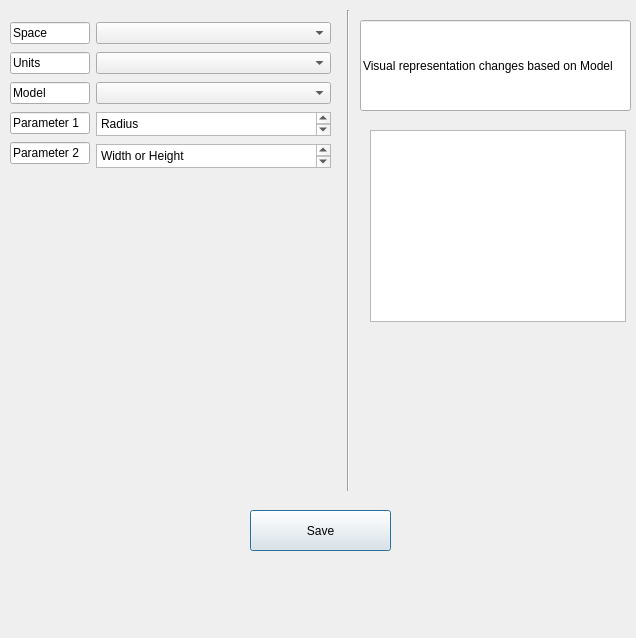
<?xml version="1.0" encoding="UTF-8"?>
<ui version="4.0">
 <class>Dialog</class>
 <widget class="QDialog" name="Dialog">
  <property name="geometry">
   <rect>
    <x>0</x>
    <y>0</y>
    <width>636</width>
    <height>638</height>
   </rect>
  </property>
  <property name="windowTitle">
   <string>Dialog</string>
  </property>
  <widget class="QLineEdit" name="lineEdit_6">
   <property name="geometry">
    <rect>
     <x>360</x>
     <y>20</y>
     <width>271</width>
     <height>91</height>
    </rect>
   </property>
   <property name="sizePolicy">
    <sizepolicy hsizetype="Expanding" vsizetype="Fixed">
     <horstretch>0</horstretch>
     <verstretch>0</verstretch>
    </sizepolicy>
   </property>
   <property name="tabletTracking">
    <bool>false</bool>
   </property>
   <property name="text">
    <string>Visual representation changes based on Model</string>
   </property>
   <property name="frame">
    <bool>true</bool>
   </property>
   <property name="dragEnabled">
    <bool>false</bool>
   </property>
   <property name="readOnly">
    <bool>true</bool>
   </property>
  </widget>
  <widget class="Line" name="line">
   <property name="geometry">
    <rect>
     <x>340</x>
     <y>10</y>
     <width>16</width>
     <height>481</height>
    </rect>
   </property>
   <property name="orientation">
    <enum>Qt::Orientation::Vertical</enum>
   </property>
  </widget>
  <widget class="QPushButton" name="btn_save">
   <property name="geometry">
    <rect>
     <x>250</x>
     <y>510</y>
     <width>141</width>
     <height>41</height>
    </rect>
   </property>
   <property name="text">
    <string>Save</string>
   </property>
  </widget>
  <widget class="QGraphicsView" name="graphicsView">
   <property name="geometry">
    <rect>
     <x>370</x>
     <y>130</y>
     <width>256</width>
     <height>192</height>
    </rect>
   </property>
  </widget>
  <widget class="QWidget" name="">
   <property name="geometry">
    <rect>
     <x>10</x>
     <y>20</y>
     <width>321</width>
     <height>151</height>
    </rect>
   </property>
   <layout class="QHBoxLayout" name="horizontalLayout_2">
    <item>
     <layout class="QVBoxLayout" name="verticalLayout">
      <item>
       <widget class="QLineEdit" name="lineEdit">
        <property name="minimumSize">
         <size>
          <width>80</width>
          <height>0</height>
         </size>
        </property>
        <property name="maximumSize">
         <size>
          <width>75</width>
          <height>16777215</height>
         </size>
        </property>
        <property name="text">
         <string>Space</string>
        </property>
       </widget>
      </item>
      <item>
       <widget class="QLineEdit" name="lineEdit_2">
        <property name="minimumSize">
         <size>
          <width>80</width>
          <height>0</height>
         </size>
        </property>
        <property name="maximumSize">
         <size>
          <width>75</width>
          <height>16777215</height>
         </size>
        </property>
        <property name="text">
         <string>Units</string>
        </property>
       </widget>
      </item>
      <item>
       <widget class="QLineEdit" name="lineEdit_3">
        <property name="minimumSize">
         <size>
          <width>80</width>
          <height>0</height>
         </size>
        </property>
        <property name="maximumSize">
         <size>
          <width>75</width>
          <height>16777215</height>
         </size>
        </property>
        <property name="text">
         <string>Model</string>
        </property>
       </widget>
      </item>
      <item>
       <widget class="QLineEdit" name="lineEdit_4">
        <property name="minimumSize">
         <size>
          <width>80</width>
          <height>0</height>
         </size>
        </property>
        <property name="maximumSize">
         <size>
          <width>75</width>
          <height>16777215</height>
         </size>
        </property>
        <property name="text">
         <string>Parameter 1 </string>
        </property>
       </widget>
      </item>
      <item>
       <widget class="QLineEdit" name="lineEdit_5">
        <property name="minimumSize">
         <size>
          <width>80</width>
          <height>0</height>
         </size>
        </property>
        <property name="maximumSize">
         <size>
          <width>75</width>
          <height>16777215</height>
         </size>
        </property>
        <property name="text">
         <string>Parameter 2</string>
        </property>
       </widget>
      </item>
     </layout>
    </item>
    <item>
     <layout class="QHBoxLayout" name="horizontalLayout">
      <item>
       <layout class="QVBoxLayout" name="verticalLayout_2">
        <item>
         <widget class="QComboBox" name="cbox_space"/>
        </item>
        <item>
         <widget class="QComboBox" name="cbox_units"/>
        </item>
        <item>
         <widget class="QComboBox" name="cbox_model"/>
        </item>
        <item>
         <widget class="QPlainTextEdit" name="txtbox_para1">
          <property name="maximumSize">
           <size>
            <width>16777215</width>
            <height>24</height>
           </size>
          </property>
          <property name="plainText">
           <string>Radius</string>
          </property>
         </widget>
        </item>
        <item>
         <widget class="QPlainTextEdit" name="txtbox_para2">
          <property name="maximumSize">
           <size>
            <width>16777215</width>
            <height>24</height>
           </size>
          </property>
          <property name="plainText">
           <string>Width or Height</string>
          </property>
         </widget>
        </item>
       </layout>
      </item>
     </layout>
    </item>
   </layout>
  </widget>
 </widget>
 <resources/>
 <connections/>
</ui>
